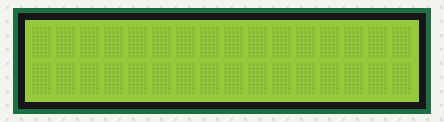
Bench run of a sketch on a simulated Arduino Uno, built with avr-gcc and run on an emulated ATmega328P. Shown: 16×2 character LCD.

Above: at 0.1 s.
At 1.49 s:
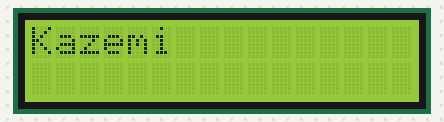
At 2.84 s:
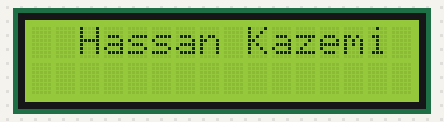
At 5.7 s:
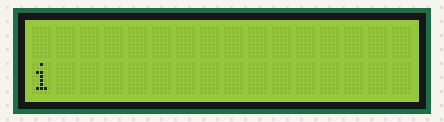
At 8.1 s:
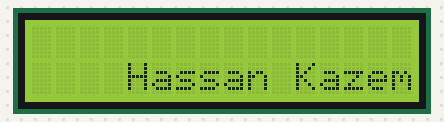
At 10.66 s:
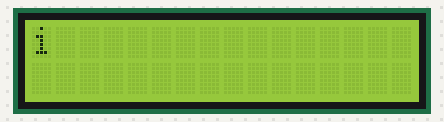

The sketch:

part_1.ino
```cpp
#include <LiquidCrystal.h>
#include <Keypad.h>

const byte ROWS = 4;
const byte COLS = 4;

char keys[ROWS][COLS] = {

  {'7','8','9','/'},

  {'4','5','6','*'},

  {'1','2','3','-'},

  {'C','0','=','+'}

};

byte rowPins[ROWS] = { 0, 1, 2, 3 };
byte colPins[COLS] = { 4, 5, 6, 7 };

Keypad kpd = Keypad( makeKeymap(keys), rowPins, colPins, ROWS, COLS );

const int rs = 8, en = 9, d4 = 10, d5 = 11, d6 = 12, d7 = 13;
LiquidCrystal lcd(rs, en, d4, d5, d6, d7);

int max_length;
int current_line;

int change_line(){
  if (current_line == 0)
    return 1;
  else
    return 0;
}


void setup() {
  lcd.begin(16, 2);
  lcd.clear();
  lcd.setCursor(0,0);
  lcd.print("Hassan Kazemi");
  max_length = 16;
  current_line = 0;
}

void loop() {
  for (int positionCounter = 0; positionCounter < max_length; positionCounter++) {
    lcd.scrollDisplayLeft();
  }
  delay(150);
  for (int positionCounter = 0; positionCounter < 16 + max_length; positionCounter++) {
    lcd.scrollDisplayRight();
    delay(150);
  }
  lcd.clear();
  current_line = change_line();
  lcd.setCursor(0, current_line);
  lcd.print("Hassan Kazemi");
}
```

Measured:
- by itself, everything shown: repeats every 9.9 s, in 58 steps
